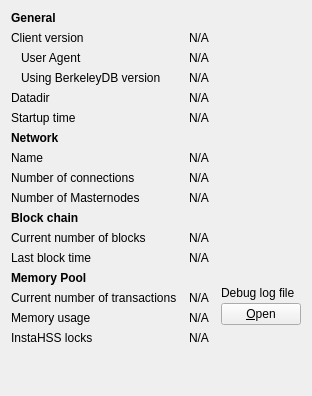
     <widget class="QWidget" name="tab_info">
      <attribute name="title">
       <string>&amp;Information</string>
      </attribute>
      <layout class="QGridLayout" name="gridLayout" columnstretch="0,1,0">
       <property name="horizontalSpacing">
        <number>12</number>
       </property>
       <item row="0" column="0">
        <widget class="QLabel" name="label_9">
         <property name="font">
          <font>
           <weight>75</weight>
           <bold>true</bold>
          </font>
         </property>
         <property name="text">
          <string>General</string>
         </property>
        </widget>
       </item>
       <item row="1" column="0">
        <widget class="QLabel" name="label_6">
         <property name="text">
          <string>Client version</string>
         </property>
        </widget>
       </item>
       <item row="1" column="1" colspan="2">
        <widget class="QLabel" name="clientVersion">
         <property name="cursor">
          <cursorShape>IBeamCursor</cursorShape>
         </property>
         <property name="text">
          <string>N/A</string>
         </property>
         <property name="textFormat">
          <enum>Qt::PlainText</enum>
         </property>
         <property name="textInteractionFlags">
          <set>Qt::LinksAccessibleByMouse|Qt::TextSelectableByKeyboard|Qt::TextSelectableByMouse</set>
         </property>
        </widget>
       </item>
       <item row="2" column="0">
        <widget class="QLabel" name="labelClientUserAgent">
         <property name="text">
          <string>User Agent</string>
         </property>
         <property name="indent">
          <number>10</number>
         </property>
        </widget>
       </item>
       <item row="2" column="1" colspan="2">
        <widget class="QLabel" name="clientUserAgent">
         <property name="cursor">
          <cursorShape>IBeamCursor</cursorShape>
         </property>
         <property name="text">
          <string>N/A</string>
         </property>
         <property name="textFormat">
          <enum>Qt::PlainText</enum>
         </property>
         <property name="textInteractionFlags">
          <set>Qt::LinksAccessibleByMouse|Qt::TextSelectableByKeyboard|Qt::TextSelectableByMouse</set>
         </property>
        </widget>
       </item>
       <item row="3" column="0">
        <widget class="QLabel" name="label_berkeleyDBVersion">
         <property name="text">
          <string>Using BerkeleyDB version</string>
         </property>
         <property name="indent">
          <number>10</number>
         </property>
        </widget>
       </item>
       <item row="3" column="1" colspan="2">
        <widget class="QLabel" name="berkeleyDBVersion">
         <property name="cursor">
          <cursorShape>IBeamCursor</cursorShape>
         </property>
         <property name="text">
          <string>N/A</string>
         </property>
         <property name="textFormat">
          <enum>Qt::PlainText</enum>
         </property>
         <property name="textInteractionFlags">
          <set>Qt::LinksAccessibleByMouse|Qt::TextSelectableByKeyboard|Qt::TextSelectableByMouse</set>
         </property>
        </widget>
       </item>
       <item row="4" column="0">
        <widget class="QLabel" name="label_12">
         <property name="text">
          <string>Datadir</string>
         </property>
        </widget>
       </item>
       <item row="4" column="1" colspan="2">
        <widget class="QLabel" name="dataDir">
         <property name="cursor">
          <cursorShape>IBeamCursor</cursorShape>
         </property>
         <property name="text">
          <string>N/A</string>
         </property>
         <property name="textFormat">
          <enum>Qt::PlainText</enum>
         </property>
         <property name="wordWrap">
          <bool>true</bool>
         </property>
         <property name="textInteractionFlags">
          <set>Qt::LinksAccessibleByMouse|Qt::TextSelectableByKeyboard|Qt::TextSelectableByMouse</set>
         </property>
        </widget>
       </item>
       <item row="5" column="0">
        <widget class="QLabel" name="label_13">
         <property name="text">
          <string>Startup time</string>
         </property>
        </widget>
       </item>
       <item row="5" column="1" colspan="2">
        <widget class="QLabel" name="startupTime">
         <property name="cursor">
          <cursorShape>IBeamCursor</cursorShape>
         </property>
         <property name="text">
          <string>N/A</string>
         </property>
         <property name="textFormat">
          <enum>Qt::PlainText</enum>
         </property>
         <property name="textInteractionFlags">
          <set>Qt::LinksAccessibleByMouse|Qt::TextSelectableByKeyboard|Qt::TextSelectableByMouse</set>
         </property>
        </widget>
       </item>
       <item row="6" column="0">
           <widget class="QLabel" name="labelNetwork">
               <property name="font">
                   <font>
                       <weight>75</weight>
                       <bold>true</bold>
                   </font>
               </property>
               <property name="text">
                   <string>Network</string>
               </property>
           </widget>
       </item>
       <item row="7" column="0">
        <widget class="QLabel" name="label_8">
         <property name="text">
          <string>Name</string>
         </property>
        </widget>
       </item>
       <item row="7" column="1" colspan="2">
        <widget class="QLabel" name="networkName">
         <property name="cursor">
          <cursorShape>IBeamCursor</cursorShape>
         </property>
         <property name="text">
          <string>N/A</string>
         </property>
         <property name="textFormat">
          <enum>Qt::PlainText</enum>
         </property>
         <property name="textInteractionFlags">
          <set>Qt::LinksAccessibleByMouse|Qt::TextSelectableByKeyboard|Qt::TextSelectableByMouse</set>
         </property>
        </widget>
       </item>
       <item row="8" column="0">
        <widget class="QLabel" name="label_7">
         <property name="text">
          <string>Number of connections</string>
         </property>
        </widget>
       </item>
       <item row="8" column="1" colspan="2">
        <widget class="QLabel" name="numberOfConnections">
         <property name="cursor">
          <cursorShape>IBeamCursor</cursorShape>
         </property>
         <property name="text">
          <string>N/A</string>
         </property>
         <property name="textFormat">
          <enum>Qt::PlainText</enum>
         </property>
         <property name="textInteractionFlags">
          <set>Qt::LinksAccessibleByMouse|Qt::TextSelectableByKeyboard|Qt::TextSelectableByMouse</set>
         </property>
        </widget>
       </item>
       <item row="9" column="0">
        <widget class="QLabel" name="masternodeCountLabel">
         <property name="text">
          <string>Number of Masternodes</string>
         </property>
        </widget>
       </item>
       <item row="9" column="1">
        <widget class="QLabel" name="masternodeCount">
         <property name="text">
          <string>N/A</string>
         </property>
        </widget>
       </item>
       <item row="10" column="0">
        <widget class="QLabel" name="label_10">
         <property name="font">
          <font>
           <weight>75</weight>
           <bold>true</bold>
          </font>
         </property>
         <property name="text">
          <string>Block chain</string>
         </property>
        </widget>
       </item>
       <item row="11" column="0">
        <widget class="QLabel" name="label_3">
         <property name="text">
          <string>Current number of blocks</string>
         </property>
        </widget>
       </item>
       <item row="11" column="1" colspan="2">
        <widget class="QLabel" name="numberOfBlocks">
         <property name="cursor">
          <cursorShape>IBeamCursor</cursorShape>
         </property>
         <property name="text">
          <string>N/A</string>
         </property>
         <property name="textFormat">
          <enum>Qt::PlainText</enum>
         </property>
         <property name="textInteractionFlags">
          <set>Qt::LinksAccessibleByMouse|Qt::TextSelectableByKeyboard|Qt::TextSelectableByMouse</set>
         </property>
        </widget>
       </item>
       <item row="12" column="0">
        <widget class="QLabel" name="labelLastBlockTime">
         <property name="text">
          <string>Last block time</string>
         </property>
        </widget>
       </item>
       <item row="12" column="1" colspan="2">
        <widget class="QLabel" name="lastBlockTime">
         <property name="cursor">
          <cursorShape>IBeamCursor</cursorShape>
         </property>
         <property name="text">
          <string>N/A</string>
         </property>
         <property name="textFormat">
          <enum>Qt::PlainText</enum>
         </property>
         <property name="textInteractionFlags">
          <set>Qt::LinksAccessibleByMouse|Qt::TextSelectableByKeyboard|Qt::TextSelectableByMouse</set>
         </property>
        </widget>
       </item>
       <item row="13" column="0">
        <widget class="QLabel" name="labelMempoolTitle">
         <property name="font">
          <font>
           <weight>75</weight>
           <bold>true</bold>
          </font>
         </property>
         <property name="text">
          <string>Memory Pool</string>
         </property>
        </widget>
       </item>
       <item row="14" column="0">
        <widget class="QLabel" name="labelNumberOfTransactions">
         <property name="text">
          <string>Current number of transactions</string>
         </property>
        </widget>
       </item>
       <item row="14" column="1">
        <widget class="QLabel" name="mempoolNumberTxs">
         <property name="cursor">
          <cursorShape>IBeamCursor</cursorShape>
         </property>
         <property name="text">
          <string>N/A</string>
         </property>
         <property name="textFormat">
          <enum>Qt::PlainText</enum>
         </property>
         <property name="textInteractionFlags">
          <set>Qt::LinksAccessibleByMouse|Qt::TextSelectableByKeyboard|Qt::TextSelectableByMouse</set>
         </property>
        </widget>
       </item>
       <item row="15" column="0">
        <widget class="QLabel" name="labelMemoryUsage">
         <property name="text">
          <string>Memory usage</string>
         </property>
        </widget>
       </item>
       <item row="15" column="1">
        <widget class="QLabel" name="mempoolSize">
         <property name="cursor">
          <cursorShape>IBeamCursor</cursorShape>
         </property>
         <property name="text">
          <string>N/A</string>
         </property>
         <property name="textFormat">
          <enum>Qt::PlainText</enum>
         </property>
         <property name="textInteractionFlags">
          <set>Qt::LinksAccessibleByMouse|Qt::TextSelectableByKeyboard|Qt::TextSelectableByMouse</set>
         </property>
        </widget>
       </item>
       <item row="13" column="2" rowspan="3">
        <layout class="QVBoxLayout" name="verticalLayoutDebugButton">
         <property name="spacing">
          <number>3</number>
         </property>
         <item>
          <spacer name="verticalSpacer_2">
           <property name="orientation">
            <enum>Qt::Vertical</enum>
           </property>
           <property name="sizeHint" stdset="0">
            <size>
             <width>10</width>
             <height>5</height>
            </size>
           </property>
          </spacer>
         </item>
         <item>
          <widget class="QLabel" name="labelDebugLogfile">
           <property name="text">
            <string>Debug log file</string>
           </property>
          </widget>
         </item>
         <item>
          <widget class="QPushButton" name="openDebugLogfileButton">
           <property name="toolTip">
            <string>Open the %1 debug log file from the current data directory. This can take a few seconds for large log files.</string>
           </property>
           <property name="text">
            <string>&amp;Open</string>
           </property>
           <property name="autoDefault">
            <bool>false</bool>
           </property>
          </widget>
         </item>
        </layout>
       </item>
       <item row="17" column="0">
        <spacer name="verticalSpacer">
         <property name="orientation">
          <enum>Qt::Vertical</enum>
         </property>
         <property name="sizeHint" stdset="0">
          <size>
           <width>20</width>
           <height>40</height>
          </size>
         </property>
        </spacer>
       </item>
       <item row="16" column="0">
        <widget class="QLabel" name="labelInstaHSSLockCount">
         <property name="text">
          <string>InstaHSS locks</string>
         </property>
        </widget>
       </item>
       <item row="16" column="1">
        <widget class="QLabel" name="instantSendLockCount">
         <property name="text">
          <string>N/A</string>
         </property>
        </widget>
       </item>
      </layout>
     </widget>
